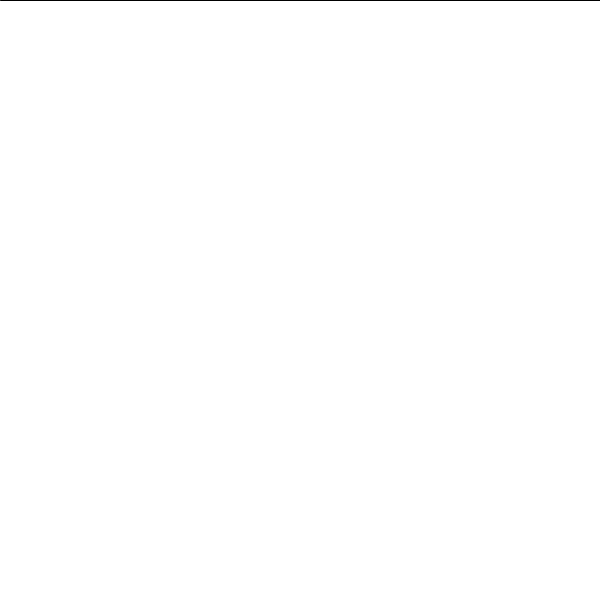
Frame 1 (no input)
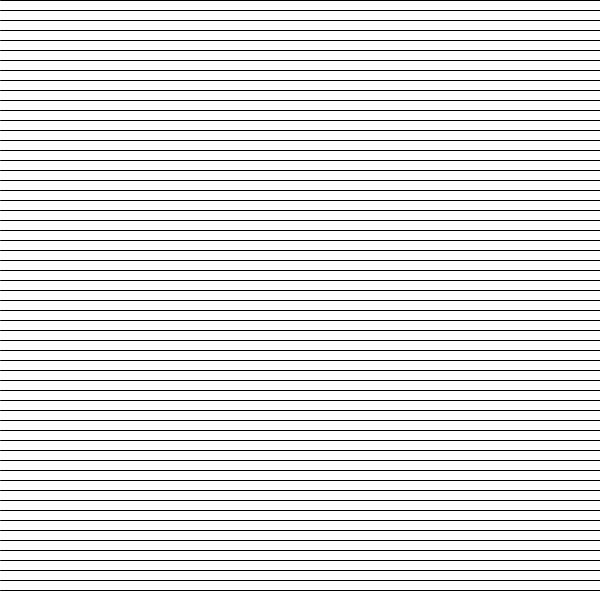
Frame 60 (the mouse pressed at the canvas centre just before this capture)
Frame 120 (the mouse held since frame 60 and released just before this capture): identical to frame 60, image omitted

The Processing sketch that drew these frames (run headless with seeded random() and noise(); from frame 60 on, the mouse is pressed at the canvas centre):

// Processing sketch: processing_33247
// ── processing_33247.pde

/*
This code goes with Day06_forloops_02 so you can compare. 
*/

int line_y = 0;
int space_between_lines = 10;

void setup() {
  size(600, 600);
  //White background for high contrast
  background(255);
  //low frameRate to watch the computer draw
  frameRate(10);
}

void draw() {
  //don't keep drawing if the computer is drawing off screen
  if (line_y < height) {
    
    //draw a horizontal line all the way across the screen
    line(0, line_y, width, line_y);
    
    //draw the next line "space_between_lines" down from the last one
    line_y = line_y + space_between_lines;
  } 
}
